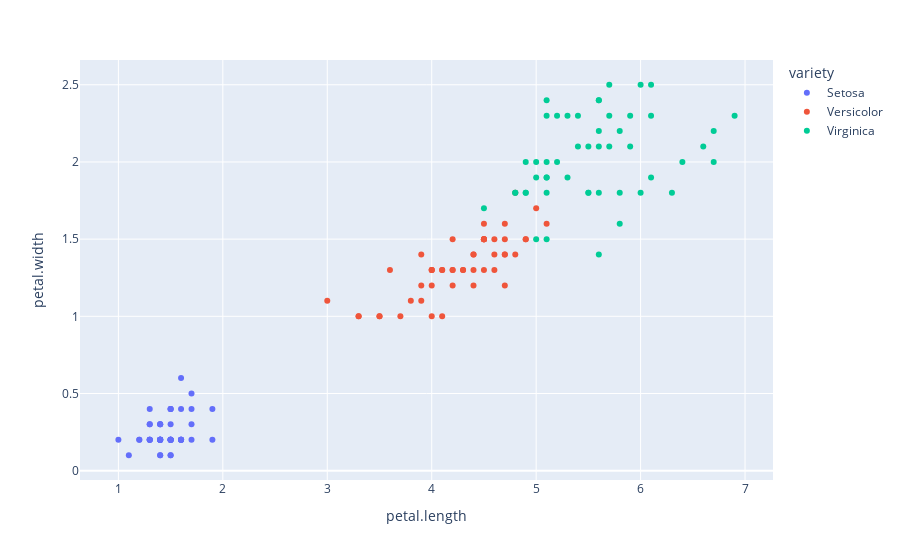

Notebook cell for this chart:
### Code cell
figs[3].show()

### Figure 1 — Plotly figure (JSON) as saved in the notebook; plotly's stock layout.template omitted (floating-point values rounded to 4 significant figures)
{"data": [{"hovertemplate": "variety=Setosa<br>petal.length=%{x}<br>petal.width=%{y}<extra></extra>", "legendgroup": "Setosa", "marker": {"color": "#636efa", "symbol": "circle"}, "mode": "markers", "name": "Setosa", "orientation": "v", "showlegend": true, "type": "scatter", "x": [1.4, 1.4, 1.3, 1.5, 1.4, 1.7, 1.4, 1.5, 1.4, 1.5, 1.5, 1.6, 1.4, 1.1, 1.2, 1.5, 1.3, 1.4, 1.7, 1.5, 1.7, 1.5, 1, 1.7, 1.9, 1.6, 1.6, 1.5, 1.4, 1.6, 1.6, 1.5, 1.5, 1.4, 1.5, 1.2, 1.3, 1.4, 1.3, 1.5, 1.3, 1.3, 1.3, 1.6, 1.9, 1.4, 1.6, 1.4, 1.5, 1.4], "xaxis": "x", "y": [0.2, 0.2, 0.2, 0.2, 0.2, 0.4, 0.3, 0.2, 0.2, 0.1, 0.2, 0.2, 0.1, 0.1, 0.2, 0.4, 0.4, 0.3, 0.3, 0.3, 0.2, 0.4, 0.2, 0.5, 0.2, 0.2, 0.4, 0.2, 0.2, 0.2, 0.2, 0.4, 0.1, 0.2, 0.2, 0.2, 0.2, 0.1, 0.2, 0.2, 0.3, 0.3, 0.2, 0.6, 0.4, 0.3, 0.2, 0.2, 0.2, 0.2], "yaxis": "y"}, {"hovertemplate": "variety=Versicolor<br>petal.length=%{x}<br>petal.width=%{y}<extra></extra>", "legendgroup": "Versicolor", "marker": {"color": "#EF553B", "symbol": "circle"}, "mode": "markers", "name": "Versicolor", "orientation": "v", "showlegend": true, "type": "scatter", "x": [4.7, 4.5, 4.9, 4, 4.6, 4.5, 4.7, 3.3, 4.6, 3.9, 3.5, 4.2, 4, 4.7, 3.6, 4.4, 4.5, 4.1, 4.5, 3.9, 4.8, 4, 4.9, 4.7, 4.3, 4.4, 4.8, 5, 4.5, 3.5, 3.8, 3.7, 3.9, 5.1, 4.5, 4.5, 4.7, 4.4, 4.1, 4, 4.4, 4.6, 4, 3.3, 4.2, 4.2, 4.2, 4.3, 3, 4.1], "xaxis": "x", "y": [1.4, 1.5, 1.5, 1.3, 1.5, 1.3, 1.6, 1, 1.3, 1.4, 1, 1.5, 1, 1.4, 1.3, 1.4, 1.5, 1, 1.5, 1.1, 1.8, 1.3, 1.5, 1.2, 1.3, 1.4, 1.4, 1.7, 1.5, 1, 1.1, 1, 1.2, 1.6, 1.5, 1.6, 1.5, 1.3, 1.3, 1.3, 1.2, 1.4, 1.2, 1, 1.3, 1.2, 1.3, 1.3, 1.1, 1.3], "yaxis": "y"}, {"hovertemplate": "variety=Virginica<br>petal.length=%{x}<br>petal.width=%{y}<extra></extra>", "legendgroup": "Virginica", "marker": {"color": "#00cc96", "symbol": "circle"}, "mode": "markers", "name": "Virginica", "orientation": "v", "showlegend": true, "type": "scatter", "x": [6, 5.1, 5.9, 5.6, 5.8, 6.6, 4.5, 6.3, 5.8, 6.1, 5.1, 5.3, 5.5, 5, 5.1, 5.3, 5.5, 6.7, 6.9, 5, 5.7, 4.9, 6.7, 4.9, 5.7, 6, 4.8, 4.9, 5.6, 5.8, 6.1, 6.4, 5.6, 5.1, 5.6, 6.1, 5.6, 5.5, 4.8, 5.4, 5.6, 5.1, 5.1, 5.9, 5.7, 5.2, 5, 5.2, 5.4, 5.1], "xaxis": "x", "y": [2.5, 1.9, 2.1, 1.8, 2.2, 2.1, 1.7, 1.8, 1.8, 2.5, 2, 1.9, 2.1, 2, 2.4, 2.3, 1.8, 2.2, 2.3, 1.5, 2.3, 2, 2, 1.8, 2.1, 1.8, 1.8, 1.8, 2.1, 1.6, 1.9, 2, 2.2, 1.5, 1.4, 2.3, 2.4, 1.8, 1.8, 2.1, 2.4, 2.3, 1.9, 2.3, 2.5, 2.3, 1.9, 2, 2.3, 1.8], "yaxis": "y"}], "layout": {"legend": {"title": {"text": "variety"}, "tracegroupgap": 0}, "margin": {"t": 60}, "xaxis": {"anchor": "y", "domain": [0, 1], "title": {"text": "petal.length"}}, "yaxis": {"anchor": "x", "domain": [0, 1], "title": {"text": "petal.width"}}}}
